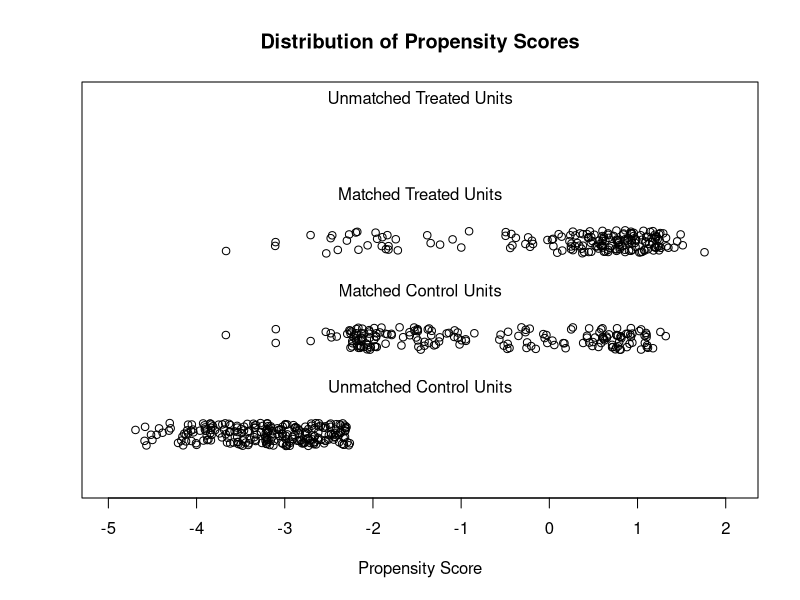
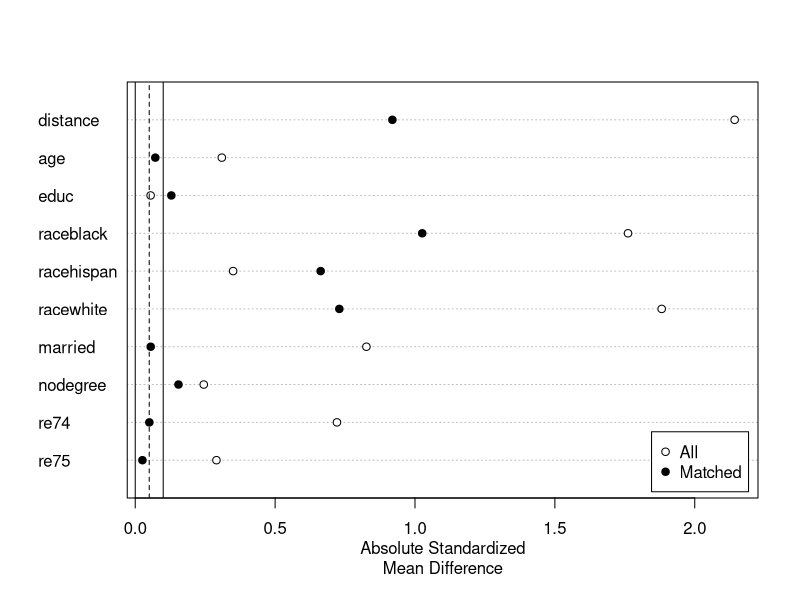
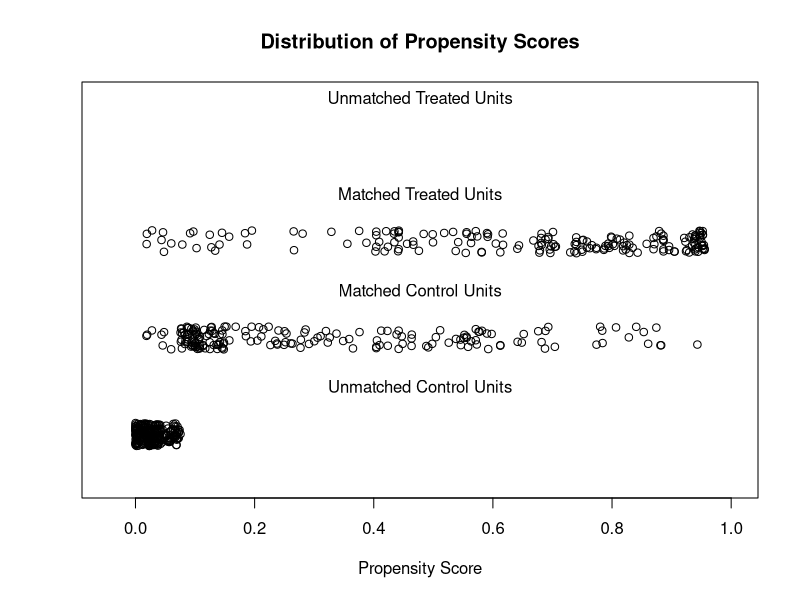
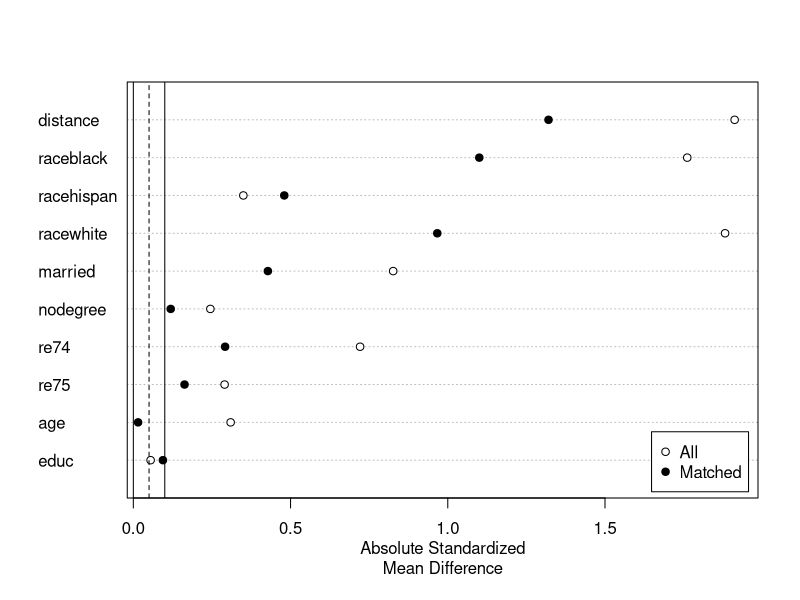

Recreate these plots in R, in order. (Note: this script raises an error after producing the figures.)
## ---- chunk 1
library("MatchIt")
data("lalonde")

head(lalonde)
# No matching; constructing a pre-match matchit object
m.out0 <- matchit(treat ~ age + educ + race + married + 
                    nodegree + re74 + re75,
                  data = lalonde,
                  method = NULL,
                  distance = "glm")
summary(m.out0)
## ---- chunk 2
# Matching on logit of a PS estimated with logistic
# regression:
m.out1 <- matchit(treat ~ age + educ + race + married +
                    nodegree + re74 + re75,
                  data = lalonde,
                  distance = "glm",
                  link = "linear.logit")
summary(m.out1)
plot(m.out1, type = "jitter", interactive = FALSE)
plot(summary(m.out1))
## ---- chunk 3

# GAM logistic PS with smoothing splines (s()):
m.out2 <- matchit(treat ~ s(age) + s(educ) +
                    race + married +
                    nodegree + re74 + re75,
                  data = lalonde,
                  distance = "gam")
summary(m.out2)
plot(m.out2, type = "jitter", interactive = FALSE)
plot(summary(m.out2))
## ---- chunk 4
# CBPS for ATC matching w/replacement, using the just-
# identified version of CBPS (setting method = "exact"):
m.out3 <- matchit(treat ~ age + educ + race + married +
                    nodegree + re74 + re75,
                  data = lalonde,
                  distance = "cbps",
                  estimand = "ATC",
                  distance.options = list(method = "exact"),
                  replace = TRUE)
summary(m.out3)
plot(m.out3, type = "jitter", interactive = FALSE)
plot(summary(m.out3))
## ---- chunk 5
# Mahalanobis distance matching - no PS estimated
m.out4 <- matchit(treat ~ age + educ + race + married +
                    nodegree + re74 + re75,
                  data = lalonde,
                  distance = "mahalanobis")
summary(m.out4)
m.out4$distance #NULL
plot(m.out4,  interactive = FALSE)
plot(summary(m.out4))
## ---- chunk 6
# Full matching on a probit PS
m.out5 <- matchit(treat ~ age + educ + race + married + 
                    nodegree + re74 + re75,
                  data = lalonde,
                  method = "full",
                  distance = "glm",
                  link = "probit")

summary(m.out5)
plot(m.out5, type = "jitter", interactive = FALSE)
plot(summary(m.out5))
## ---- chunk 7

m.data <- match_data(m.out5)

head(m.data)
## ---- chunk 8
library("marginaleffects")

fit <- lm(re78 ~ treat * (age + educ + race + married +
                            nodegree + re74 + re75),
          data = m.data,
          weights = weights)

avg_comparisons(fit,
                variables = "treat",
                vcov = ~subclass,
                newdata = subset(treat == 1))
